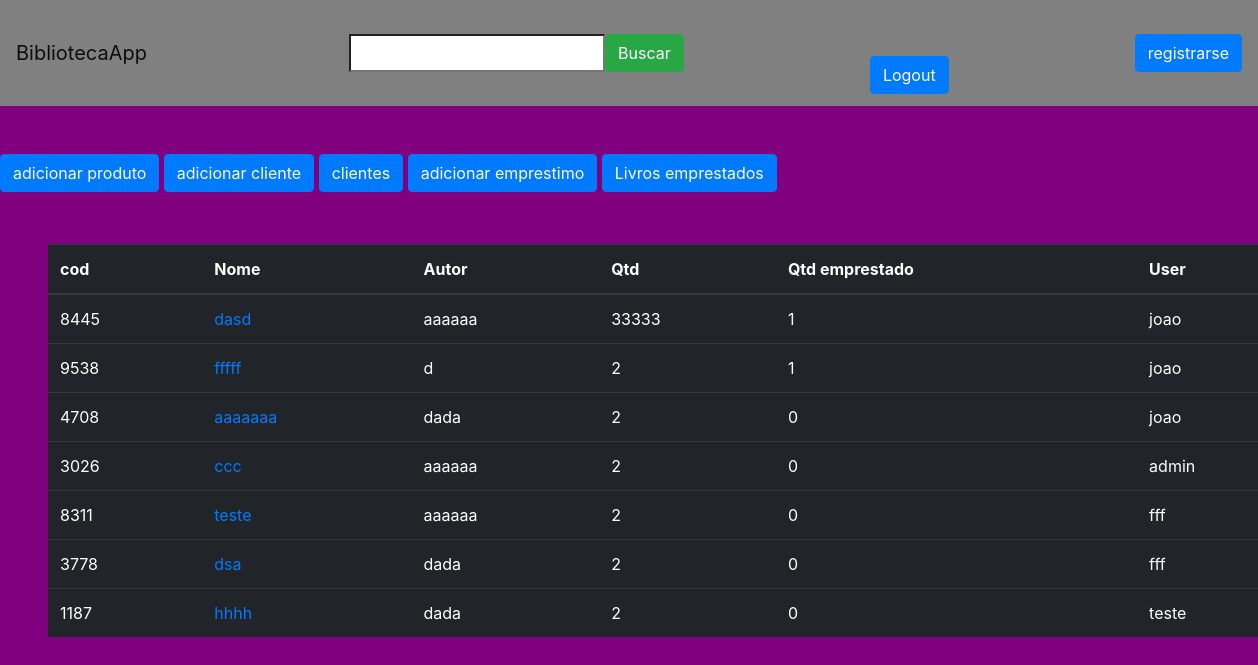
/ (signed in), run on an earlier commit of the app's database.
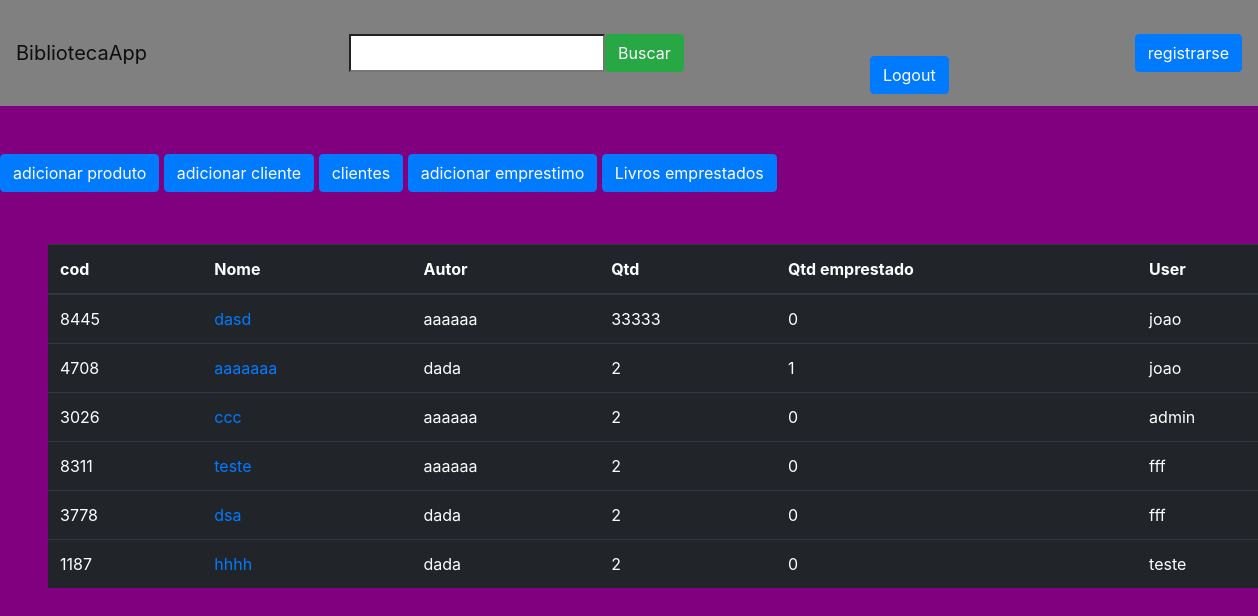
And on a later commit of the database.
### bibliotecaApp/models.py (models this page shows, shortened)
class Livro(models.Model):
    user = models.ForeignKey(CustomUser, on_delete=models.CASCADE)
    empresa = models.ForeignKey(Empresas, on_delete=models.CASCADE)
    cod = models.IntegerField(unique=True)
    name = models.CharField(max_length=255, blank=False)
    genery = models.ForeignKey(Genero, on_delete=models.CASCADE, blank=True)
    pg = models.IntegerField()
    picture = models.ImageField(blank=True)
    author = models.CharField(max_length=255)
    qtd = models.IntegerField()
    created_at = models.DateTimeField()
    in_stock = models.BooleanField(default=False)
    emprestado = models.IntegerField(default=0)
    class Meta:
        verbose_name = 'Livro'
        verbose_name_plural = 'Livros'

### accounts/models.py (models this page shows)
class CustomUser(AbstractUser):
    cargo = models.ForeignKey(Cargos, on_delete=models.SET_NULL, null=True, blank=True)
    empresa = models.ForeignKey(Empresas, on_delete=models.SET_NULL, null=True, blank=True)
    groups = models.ManyToManyField(
        'auth.Group',
        related_name='customuser_groups',  # Altere para o nome que preferir
        blank=True,
        verbose_name='groups',
        help_text='The groups this user belongs to. A user will get all permissions granted to each of their groups.',
    )
    user_permissions = models.ManyToManyField(
        'auth.Permission',
        related_name='customuser_permissions',  # Altere para o nome que preferir
        blank=True,
        verbose_name='user permissions',
        help_text='Specific permissions for this user.',
    )
    def __str__(self):
        return self.username

### bibliotecaApp/views.py (the view)
# urls.py: path('', views.index, name='home'),
@login_required(redirect_field_name='login')
def index(request):
    if request.user.is_superuser:
        livros = Livro.objects.filter(in_stock=True)
    elif request.user.cargo.name == 'Gerente':
        livros = Livro.objects.filter(empresa_id=request.user.empresa.id, in_stock=True)
    else:
        livros = Livro.objects.filter(user_id=request.user.id, in_stock=True)
    return render(request, 'pages/index.html', {'livros': livros})

### bibliotecaApp/templates/pages/index.html (shortened to what this page needs)
{% load static%}
<!DOCTYPE html>
<html lang="en">
<head>
    <link rel="stylesheet" href="https://stackpath.bootstrapcdn.com/bootstrap/4.1.3/css/bootstrap.min.css">
    <link rel="stylesheet" href="{% static 'css/global.css' %}">
</head>
<body>
    <header>
        <nav class="navbar navbar-light bg-light">
            <a class="navbar-brand" href="#">BibliotecaApp</a>
            <form action="{% url 'search-livros' %}" class="d-flex gap-1">
              <input type="search" name="q">
              <button class="btn btn-success">Buscar</button>
            </form>
            {% if user.is_authenticated %}
            <a href="{% url 'logout' %}" class="btn btn-primary mt-5 mb-1">Logout</a>
            {% else %}
            <a href="{% url 'login' %}" class="btn btn-primary mt-5 mb-1">Login</a>
            {% endif %}
            <a href="{% url 'add-user' %}" class=" btn btn-primary "> registrarse</a>
        </nav>
    </header>
    <a href="{% url 'add-livro' %}" class=" btn btn-primary mt-5 mb-1"> adicionar produto</a>
    <a href="{% url 'add-cliente' %}" class=" btn btn-primary mt-5 mb-1"> adicionar cliente</a>
    <a href="{% url 'clientes' %}" class=" btn btn-primary mt-5 mb-1"> clientes </a>
    <a href="{% url 'add-emprestimo' %}" class=" btn btn-primary mt-5 mb-1"> adicionar emprestimo</a>
    <a href="{% url 'emprestados-livros' %}" class=" btn btn-primary mt-5 mb-1"> Livros emprestados</a>
    <table class="table table-dark m-5">
        <thead>
          <tr>
            <th scope="col">cod</th>
            <th scope="col">Nome</th>
            <th scope="col">Autor</th>
            <th scope="col">Qtd</th>
            <th scope="col">Qtd emprestado</th>
            <th scope="col">User</th>
          </tr>
        </thead>
        <tbody>
          <tr>
            {% for livro in livros %}
            <td scope="row">{{ livro.cod }}</td>
            <td>
              <a href="{% url 'livro-detail' livro.id %}">
                {{ livro.name }}
              </a></td>
            <td>{{ livro.author }}</td>
            <td>{{ livro.qtd }}</td>
            <td>{{ livro.emprestado }}</td>
            <td>{{ livro.user }}</td>
          </tr>
          {% endfor %}
        </tbody>
      </table>
</body>
</html>

### templates/static/css/global.css (style rules this page uses)
.navbar { background-color: grey !important; }
body { background-color: purple; }

What changed in the data, as far as the page shows it:
removed Livro: cod "9538", name "fffff", author "d", qtd "2", emprestado "1", user "joao"
changed Livro "dasd": emprestado "1" → "0"
changed Livro "aaaaaaa": emprestado "0" → "1"
